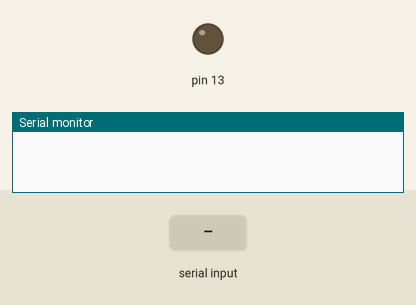
Simulated run of this sketch. Board: Arduino Uno, built with avr-gcc and run on an emulated ATmega328P. Parts: output pins drawn as LEDs (lit = HIGH), the last lines printed to the serial monitor. Inputs (shaded band) come from the test bench.

Above: at 1.2 s.
1.3 s: "1" received over the second serial link
At 2.5 s:
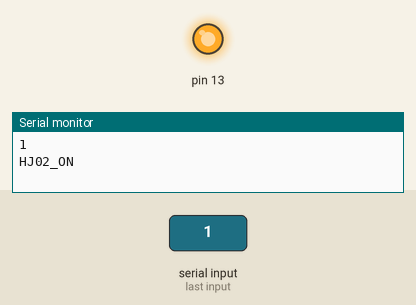
2.8 s: "0" received over the second serial link
At 3.8 s:
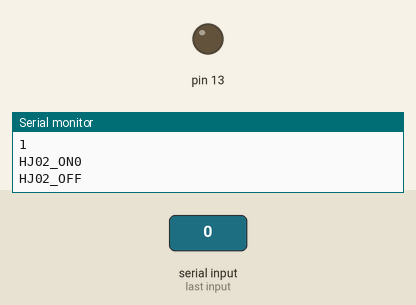
Timing chart, 0 to 5.8 s (numbered marks = the images above; inputs shaded):
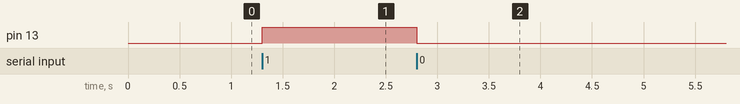

The sketch:

ble_2ea_hyeonjoo2.ino
```cpp
#include <SoftwareSerial.h>

SoftwareSerial BTSerial(4, 5);
String dev = "HJ02";

void setup() {
  Serial.begin(9600);
  BTSerial.begin(9600);
  pinMode(13, OUTPUT);
}

void loop() {
  if (BTSerial.available()){
    char data = BTSerial.read();
    Serial.println(data);

    if(data == '1'){
      digitalWrite(13, HIGH);

      String toSend = dev + "_ON";
      Serial.print(toSend);
      BTSerial.print(toSend);
    }

    else if(data == '0'){
      digitalWrite(13, LOW);

      String toSend = dev + "_OFF";
      Serial.print(toSend);
      BTSerial.print(toSend);
    }
  }
}
```

Measured:
- after the input at 1.3 s, pin 13: LOW → HIGH at once
- after the input at 2.8 s, pin 13: HIGH → LOW at once
